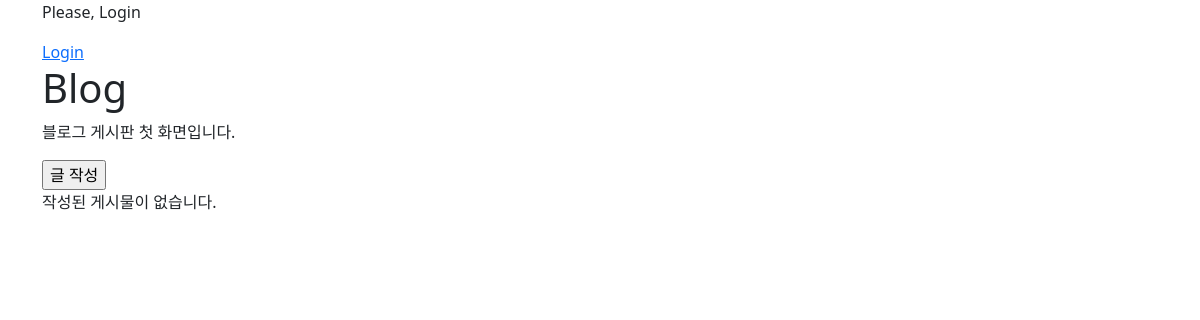
The page /blog/ on the database as committed earlier.
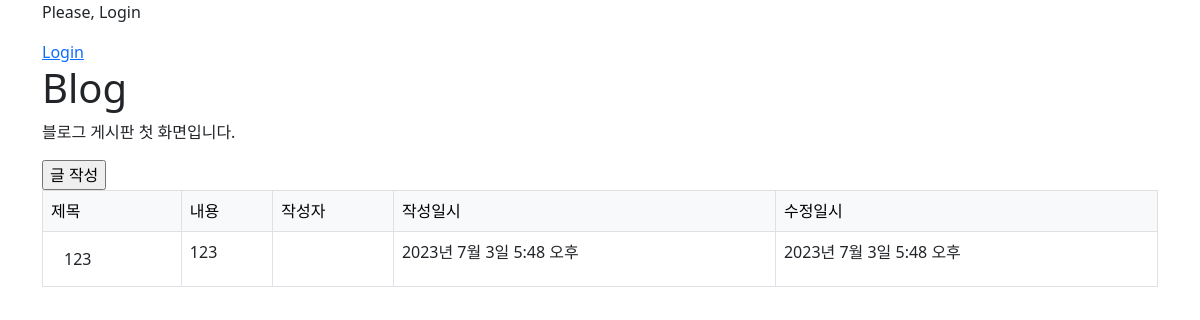
The same page on the database as committed later.
### blog/models.py (models this page shows)
class Post(models.Model):
    title = models.CharField(max_length=30)
    content = models.TextField()
    writer = models.ForeignKey(User, on_delete=models.CASCADE)
    created_at = models.DateTimeField(auto_now_add=True)
    updated_at = models.DateTimeField(auto_now=True)

### blog/views.py (the view)
# urls.py: path("", views.Index.as_view(), name='list'), # /blog/
class Index(View):
    def get(self, request):
        post_objs = Post.objects.all()
        context = {
            "posts": post_objs,
            'title': 'Blog'
        }
        return render(request, 'blog/post_list.html', context)

### blog/templates/blog/post_list.html (shortened to what this page needs)
{% extends 'base.html' %}
{% block content %}
    <p>블로그 게시판 첫 화면입니다.</p>
    <form action="{% url 'blog:write' %}" method="get">
        <input type="submit" value="글 작성">
    </form>
    {% if posts %}
        <table class="table table-bordered">
            <thead class="table-light">
                <tr>
                    <td>제목</td>
                    <td>내용</td>
                    <td>작성자</td>
                    <td>작성일시</td>
                    <td>수정일시</td>
                </tr>
            </thead>
            <tbody>
                {% for post in posts %}
                <tr>
                    <td><a href="{% url 'blog:detail' pk=post.pk %}" class="btn">{{ post.title }}</a></td>
                    <td>{{ post.content }}</td>
                    <td>{{ post.writer }}</td>
                    <td>{{ post.created_at }}</td>
                    <td>{{ post.updated_at }}</td>
                </tr>
                {% endfor %}
            </tbody>
        </table>
    {% else %}
        <p>작성된 게시물이 없습니다.</p>
    {% endif %}
{% endblock %}

Rows that differ between the two databases and show on the page:
added Post: title "123", content "123", created_at "2023년 7월 3일 5:48 오후", updated_at "2023년 7월 3일 5:48 오후"
Other text that changed with them:
text no longer shown: "작성된 게시물이 없습니다."
text now shown: "제목 내용 작성자 작성일시 수정일시"
